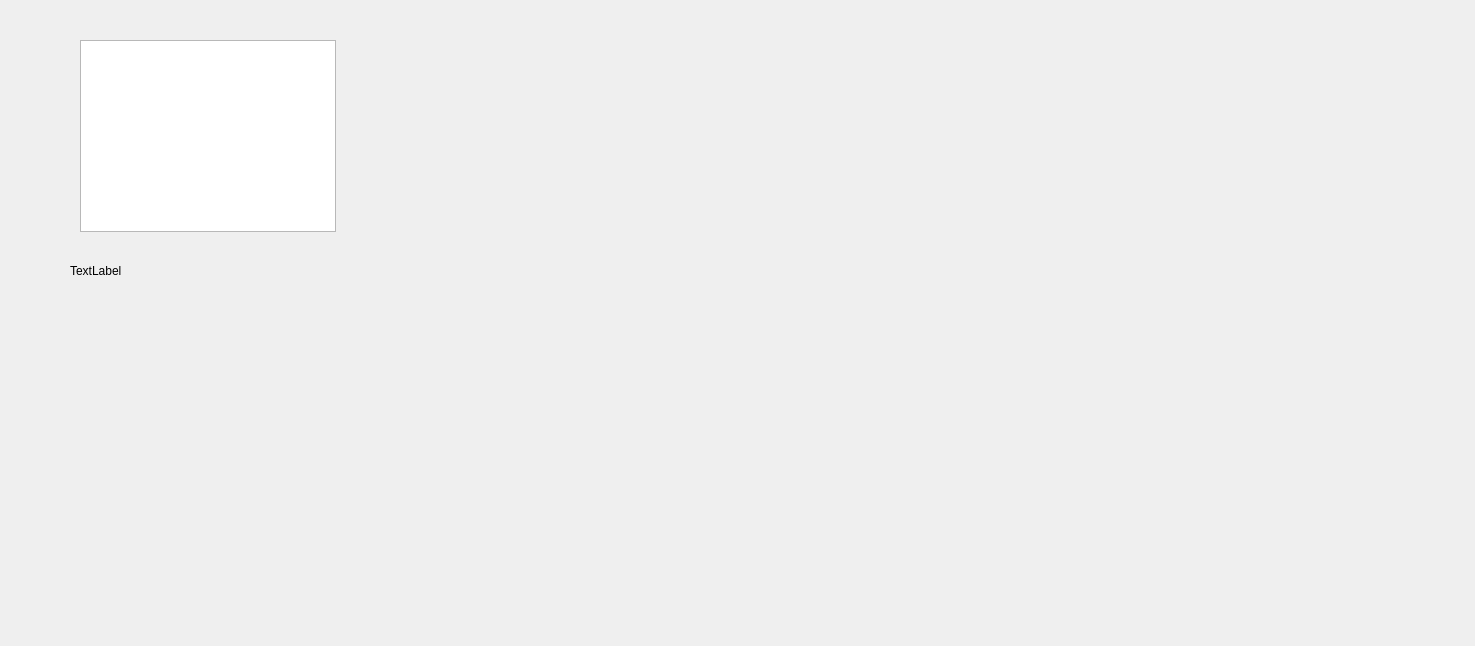
<?xml version="1.0" encoding="UTF-8"?>
<ui version="4.0">
 <class>Label</class>
 <widget class="QWidget" name="Label">
  <property name="geometry">
   <rect>
    <x>0</x>
    <y>0</y>
    <width>1475</width>
    <height>646</height>
   </rect>
  </property>
  <property name="windowTitle">
   <string>Form</string>
  </property>
  <widget class="QLabel" name="hola">
   <property name="geometry">
    <rect>
     <x>70</x>
     <y>30</y>
     <width>1381</width>
     <height>481</height>
    </rect>
   </property>
   <property name="text">
    <string>TextLabel</string>
   </property>
  </widget>
  <widget class="QTableView" name="tableView">
   <property name="geometry">
    <rect>
     <x>80</x>
     <y>40</y>
     <width>256</width>
     <height>192</height>
    </rect>
   </property>
  </widget>
 </widget>
 <resources/>
 <connections/>
</ui>
